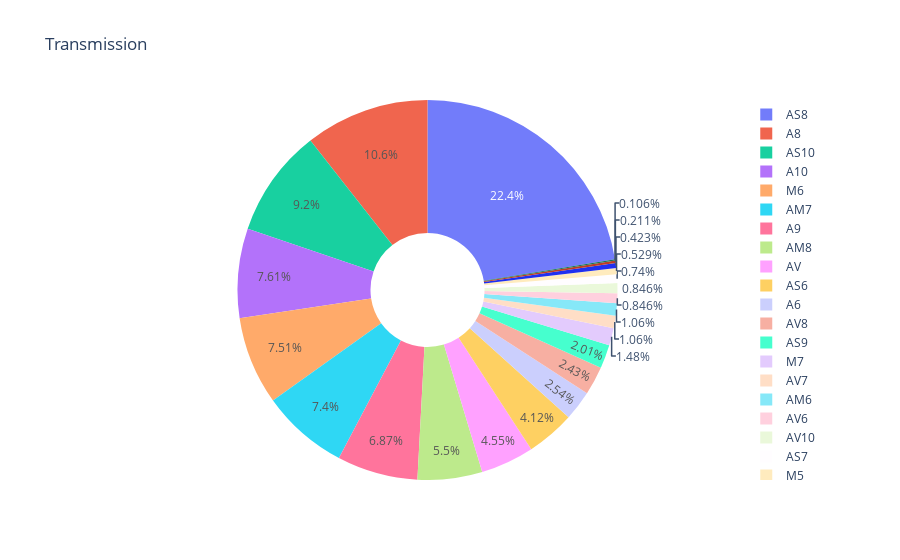

Source (notebook cell):
### Code cell
fig =px.pie(df, names= 'Transmission', title='Transmission',
           hole= 0.3, opacity=0.9)
fig.show()

### Figure 1 — Plotly figure (JSON) as saved in the notebook; plotly's stock layout.template omitted (floating-point values rounded to 4 significant figures; data arrays with more than 128 entries replaced by an {"elided": "..."} marker saying what was removed)
{"data": [{"domain": {"x": [0, 1], "y": [0, 1]}, "hole": 0.3, "hovertemplate": "Transmission=%{label}<extra></extra>", "labels": {"elided": "946 str values"}, "legendgroup": "", "name": "", "opacity": 0.9, "showlegend": true, "type": "pie"}], "layout": {"legend": {"tracegroupgap": 0}, "title": {"text": "Transmission"}}}
